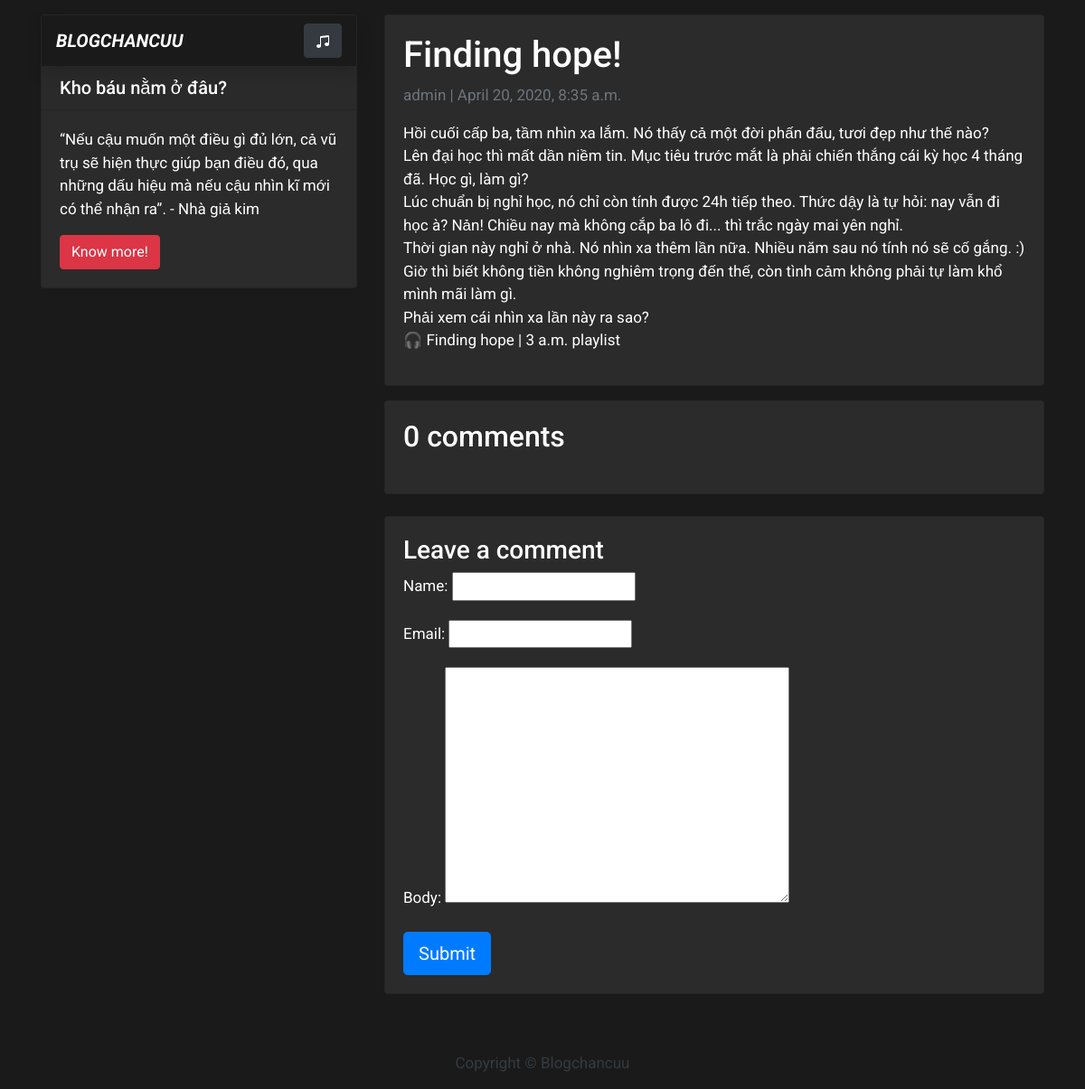
The page /finding-hope/ on the database its author committed.
### blog/models.py (models this page shows, shortened)
class Post(models.Model):
	title = models.CharField(max_length=200, unique=True)
	slug = models.SlugField(max_length=200, unique=True)
	author = models.ForeignKey(User, on_delete= models.CASCADE, related_name="blog_posts")
	update_on = models.DateTimeField(auto_now= True)
	content = models.TextField()
	created_on = models.DateTimeField(auto_now_add=True)
	status = models.IntegerField(choices= STATUS, default=0)
	class Meta:
		ordering = ['-created_on']

### blog/views.py (the view)
# urls.py: path('<slug:slug>/', views.post_detail, name='post_detail'),
def post_detail(request, slug):
    template_name = 'post_detail.html'
    post = get_object_or_404(Post, slug=slug)
    comments = post.comments.filter(active=True)
    new_comment = None
    print(post.title)
    if request.method == 'POST':
        comment_form = CommentForm(data=request.POST)
        if comment_form.is_valid():
            new_comment = comment_form.save(commit=False)
            new_comment.post = post
            new_comment.save()
    else:
        comment_form = CommentForm()
    return render(request, template_name, {
        'post': post,
        'comments': comments,
        'new_comment': new_comment,
        'comment_form': comment_form
    })

### blog/forms.py
class CommentForm(forms.ModelForm):
    class Meta:
        model = Comment
        fields = ('name', 'email', 'body')

### templates/post_detail.html (shortened to what this page needs)
{% extends 'base.html' %} {% block content %}
<div class="container">
  <div class="row">
    {% block sidebar %} {% include 'sidebar.html' %} {% endblock sidebar %}
    <div class="col-md-8 mb-4  mt-3 left  top">
      <div class="card-body card">
        <h1>{% block title %} {{ post.title }} {% endblock title %}</h1>
        <p class=" text-muted">{{ post.author }} | {{ post.created_on }}</p>
        <div class="">{{ post.content | safe }}</div>
      </div>
      <div class="card-body card mb-4 mt-3">
        {% with comments.count as total_comments %}
        <h2>{{ total_comments }} comments</h2>
          {% endwith %}
      </div>
      <div class="card-body card mb-4 mt-3">
        {% if new_comment %}
        <div class="alert alert-success" role="alert">
          Your comment is awaiting moderation
        </div>
        {% else %}
        <h3>Leave a comment</h3>
        <form method="post">
          {{ comment_form.as_p }}
          <button type="submit" class="btn btn-primary  btn-lg">Submit</button>
        </form>
        {% endif %}
      </div>
    </div>
  </div>
</div>
{% endblock content %}

### static/css/base.css (style rules this page uses)
body { font-family: "Roboto", sans-serif; font-size: 17px; background-color: #1a1a1a; }
.card { background-color: #2b2b2b; color: #fff; }

### rows shown on the page
Post: title "Finding hope!", author "admin", created_on "April 20, 2020, 8:35 a.m.", content "Hồi cuối cấp ba, tầm nhìn xa lắm. Nó thấy cả một đời phấn đấu, tươi đẹp như thế nào? Lên đại học thì mất dần niềm tin. Mục tiêu trước mắt là phải chiến thắng cái kỳ học 4 tháng đã. Học gì, làm gì? Lúc chuẩn bị nghỉ học, nó chỉ còn tính được 24h tiếp theo. Thức dậy là tự hỏi: nay vẫn đi học à? Nản! Chiều nay mà không cắp ba lô đi... thì trắc ngày mai yên nghỉ. Thời gian này nghỉ ở nhà. Nó nhìn xa thêm lần nữa. Nhiều năm sau nó tính nó sẽ cố gắng. :) Giờ thì biết không tiền không nghiêm trọng đến thế, còn tình cảm không phải tự làm khổ mình mãi làm gì. Phải xem cái nhìn xa lần này ra sao? 🎧 Finding hope | 3 a.m. playlist"

### other values the page prints
{{ total_comments }} "0"
